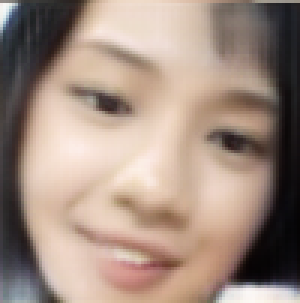
#> input picture source.png, 100 x 101 px (shown 3 times larger)
$ python histogram_matching.py   (older library calls are emulated)
#> lines starting #> are read from the running program, lines starting #| are printed output that depends on the picture
from scipy.misc import imsave, imread
import numpy as np

def histeq(im,nbr_bins=256):

    #get image histogram
    imhist,bins = histogram(im.flatten(),nbr_bins,normed=True)
    cdf = imhist.cumsum() #cumulative distribution function
    cdf = 255 * cdf / cdf[-1] #normalize

    #use linear interpolation of cdf to find new pixel values
    im2 = interp(im.flatten(),bins[:-1],cdf)

    return im2.reshape(im.shape), cdf

imsrc = imread("source.png")
#> imsrc is the input picture: shape (101, 100, 3); mean R, G, B 162, 141.5, 129.2
imtint = imread("tint_target.png")
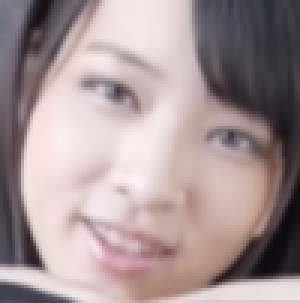
#> input picture tint_target.png, 100 x 101 px (shown 3 times larger)
#> imtint is the input picture: shape (101, 100, 3); mean R, G, B 166.8, 149.6, 151.3

nbr_bins=255
if len(imsrc.shape) < 3:
    imsrc = imsrc[:,:,np.newaxis]
    imtint = imtint[:,:,np.newaxis]

imres = imsrc.copy()
for d in range(imsrc.shape[2]):
    imhist,bins = np.histogram(imsrc[:,:,d].flatten(),nbr_bins,normed=True)
    tinthist,bins = np.histogram(imtint[:,:,d].flatten(),nbr_bins,normed=True)

    cdfsrc = imhist.cumsum() #cumulative distribution function
    cdfsrc = (255 * cdfsrc / cdfsrc[-1]).astype(np.uint8) #normalize

    cdftint = tinthist.cumsum() #cumulative distribution function
    cdftint = (255 * cdftint / cdftint[-1]).astype(np.uint8) #normalize


    im2 = np.interp(imsrc[:,:,d].flatten(),bins[:-1],cdfsrc)


    im3 = np.interp(im2,cdftint, bins[:-1])

    imres[:,:,d] = im3.reshape((imsrc.shape[0],imsrc.shape[1] ))
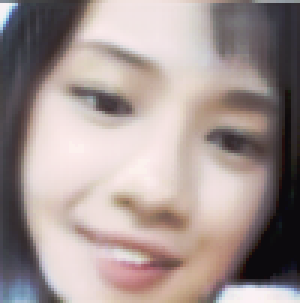
#> imres: shape (101, 100, 3) (shown 3 times larger); mean R, G, B 163.6, 149.6, 146.9

try:
    imsave("histnormresult.jpg", imres)
except:
    imsave("histnormresult.jpg", imres.reshape((imsrc.shape[0],imsrc.shape[1] )))
